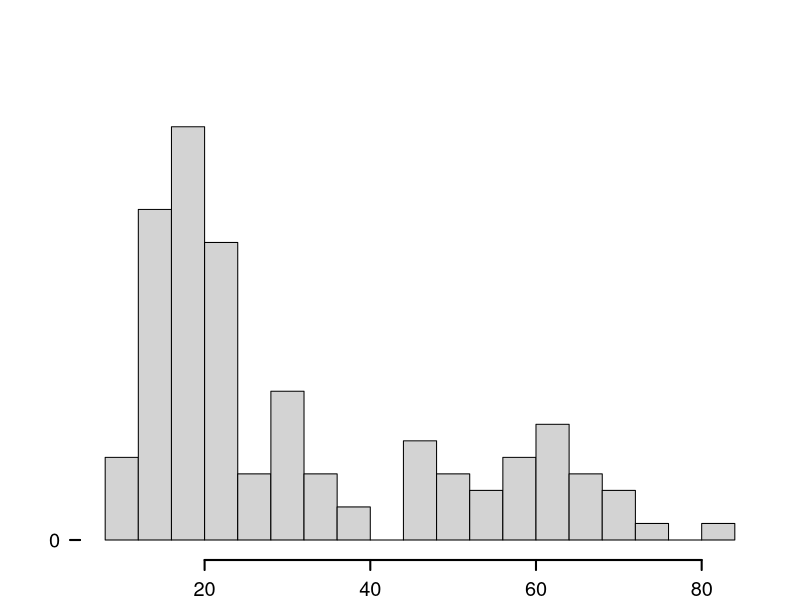
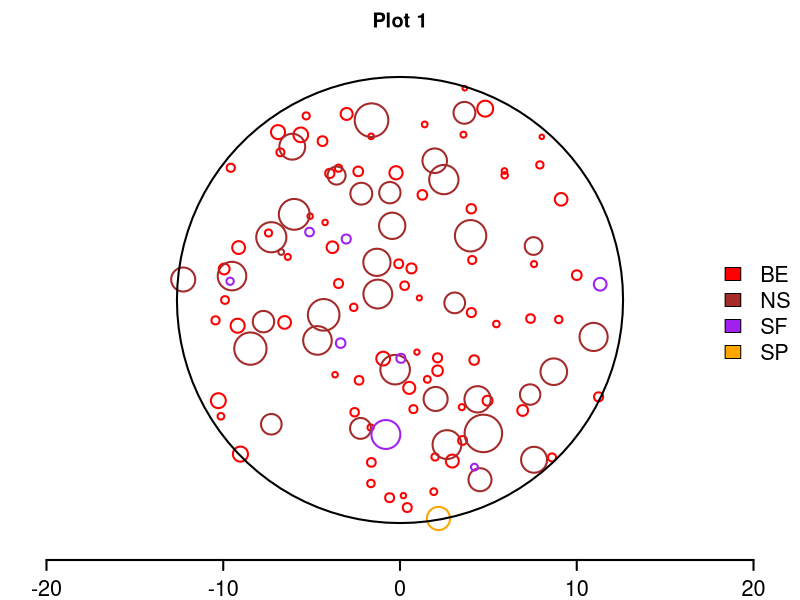

Generate these figures, in order, with R:
## ---- chunk 1
knitr::opts_chunk$set(echo = TRUE)
## ---- chunk 2
myData <- read.table("Allmitwald.txt", header = T)		
dim(myData)										
names(myData)										
## ---- chunk 3
myData <- read.table("Allmitwald.txt", header = T)		
dim(myData)										
names(myData)										
## ---- chunk 4
tapply(myData$treeNumber, myData$plotNumber, length)		

## ---- chunk 5
table(myData$species)		


## ---- chunk 6
mean(100 * myData$height / myData$dbh)		
range(100 * myData$height / myData$dbh)		
## ---- chunk 7
range(myData$dbh)
## ---- chunk 8
hist1 <- hist(myData$dbh, include.lowest = TRUE, right = FALSE, plot = FALSE, breaks = seq(8, 84, by = 4))#
hist1$counts <- hist1$counts / length(myData$dbh)
par(mar = c(2, 4, 1, 2))
plot(hist1, las = 1, cex.axis = 1.2, lwd = 2, ylim = c(0, 0.25), main = "", xlab = "", ylab = "") 
## ---- chunk 9
# install.packages("plotrix", dep = T)
library(plotrix)
myData$x <- myData$distance * sin(myData$azimuth * pi / 180)
myData$y <- myData$distance * cos(myData$azimuth * pi / 180)
myData$colour <- "brown" 
myData$colour[myData$species == "BE"] <- "red" 
myData$colour[myData$species == "SF"] <- "purple" 
myData$colour[myData$species == "SP"] <- "orange" 
plotNumber <- 1
plotString <- paste("Plot", toString(plotNumber), sep=" ")
myData.onePlot <- subset(myData, myData$plotNumber == plotNumber)			
radius <- myData.onePlot$radius[1]

par(mar = c(2, 0, 2, 0))
plot(myData.onePlot$x, myData.onePlot$y, xlab = "", ylab = "", cex = 5 * myData.onePlot$dbh/max(myData$dbh), las = 1, axes = FALSE, xlim = c(-radius - 1, radius + 1), ylim = c(-radius - 1, radius + 1), asp = 1, main = plotString, col = myData.onePlot$colour, lwd = 2) 
# for (i in 1 : length(myData.onePlot$treeNumber))  
#  text(myData.onePlot$x[i] + 1.6 * myData.onePlot$dbh[i]/max(myData$dbh), myData.onePlot$y[i]- 2.0 *  myData.onePlot$dbh[i]/max(myData$dbh), myData.onePlot$treeNumber[i], cex = .8, pos = 2, col = "black") # 1.6 0.8
draw.circle(0, 0, myData.onePlot$radius[1], nv = 100, lty = 1,lwd = 2) 
axis(1, lwd = 2, cex.axis = 1.3)
legend("right", inset = 0, title = "",c("BE", "NS", "SF", "SP"), fill = c("red", "brown", "purple", "orange"), bty = "n", cex = 1.3)
